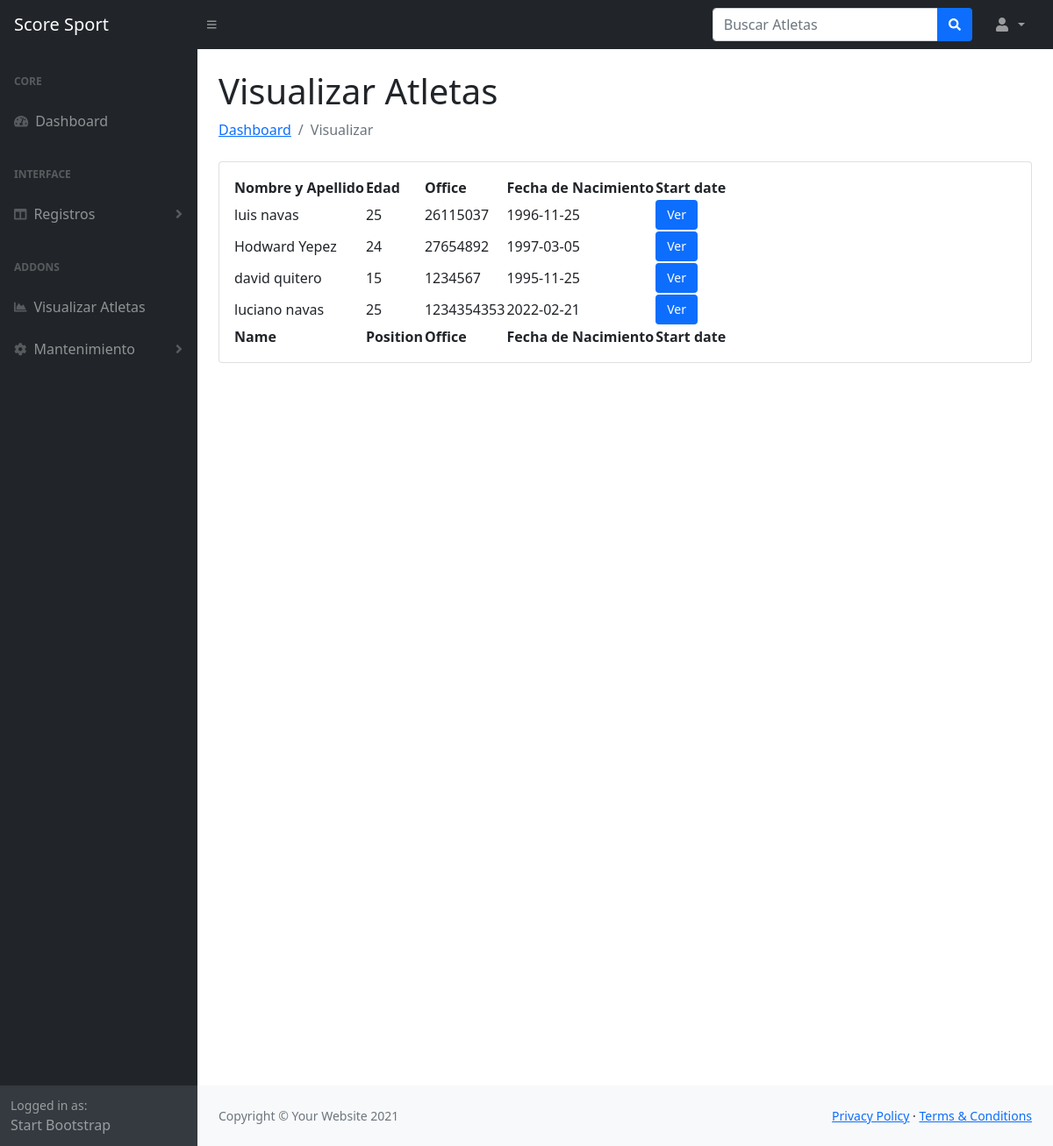
/view/admin/charts.php (signed in), run on the app's committed database.
### tables this page shows
CREATE TABLE `dataprimaryathletes` (
  `idatletas` int(11) NOT NULL,
  `name` varchar(150) NOT NULL,
  `lastname` varchar(150) NOT NULL,
  `age` varchar(150) NOT NULL,
  `dateofbirth` varchar(150) NOT NULL,
  `code` varchar(150) NOT NULL,
  `ci` varchar(150) NOT NULL
);

### view/admin/charts.php (the view, shortened to what this page needs)
<?php
include('library/conn.php');
?>
<!DOCTYPE html>
<html lang="en">
<head>
    <link href="https://cdn.jsdelivr.net/npm/simple-datatables@latest/dist/style.css" rel="stylesheet" />
    <link href="css/styles.css" rel="stylesheet" />
    <link rel="stylesheet" href="css/modal-bootstrap.css">
</head>
<body>
    <?php
    include('library/nav.php');
    ?>
    <div id="layoutSidenav">
        <?php
        include('library/navbar.php');
        ?>
        <div id="layoutSidenav_content">
            <main>
                <div class="container-fluid px-4">
                    <h1 class="mt-4">Visualizar Atletas</h1>
                    <ol class="breadcrumb mb-4">
                        <li class="breadcrumb-item"><a href="index.php">Dashboard</a></li>
                        <li class="breadcrumb-item active">Visualizar</li>
                    </ol>
                    <div class="card mb-4">
                        <div class="card-body">
                            <div class="signup-form-container">
                                <table id="datatablesSimple">
                                    <thead>
                                        <tr>
                                            <th>Nombre y Apellido</th>
                                            <th>Edad</th>
                                            <th>Office</th>
                                            <th>Fecha de Nacimiento</th>
                                            <th>Start date</th>
                                        </tr>
                                    </thead>
                                    <tfoot>
                                        <tr>
                                            <th>Name</th>
                                            <th>Position</th>
                                            <th>Office</th>
                                            <th>Fecha de Nacimiento</th>
                                            <th>Start date</th>
                                        </tr>
                                    </tfoot>
                                    <tbody>
                                        <?php
                                        $result = $conn->query("SELECT * FROM `dataprimaryathletes`");
                                        while ($mem = mysqli_fetch_assoc($result)) :
                                            echo '<tr>';
                                            echo '<td>' . $mem['name'] . ' ' . $mem['lastname'] . '</td>';
                                            echo '<td>' . $mem['age'] . '</td>';
                                            echo '<td>' . $mem['ci'] . '</td>';
                                            echo '<td>' . $mem['dateofbirth'] . '</td>';
                                            echo '<td>
                                        <a class="btn btn-small btn-primary" href="verperfil.php?cod='.$mem['ci'].'&name='.$mem['name'].'">Ver</a>
                                     </td>';
                                            echo '</tr>';
                                        endwhile;
                                        ?>
                                    </tbody>
                                </table>
                            </div>
                        </div>
                    </div>
                    <div style="height: 100vh"></div>
                </div>
            </main>
            <?php
            include('library/footer.php');
            ?>
        </div>
    </div>
</body>
</html>

### view/admin/library/nav.php (shortened to what this page needs)
<nav class="sb-topnav navbar navbar-expand navbar-dark bg-dark">
    <a class="navbar-brand ps-3" href="index.php">Score Sport</a>
    <button class="btn btn-link btn-sm order-1 order-lg-0 me-4 me-lg-0" id="sidebarToggle" href="#!"><i class="fas fa-bars"></i></button>
    <form class="d-none d-md-inline-block form-inline ms-auto me-0 me-md-3 my-2 my-md-0">
        <div class="input-group">
            <input class="form-control" type="text" placeholder="Buscar Atletas" aria-label="Buscar Atletas" aria-describedby="btnNavbarSearch" />
            <button class="btn btn-primary" id="btnNavbarSearch" type="button"><i class="fas fa-search"></i></button>
        </div>
    </form>
    <ul class="navbar-nav ms-auto ms-md-0 me-3 me-lg-4">
        <li class="nav-item dropdown">
            <a class="nav-link dropdown-toggle" id="navbarDropdown" href="#" role="button" data-bs-toggle="dropdown" aria-expanded="false">
                <i class="fas fa-user fa-fw"></i>
            </a>
        </li>
    </ul>
</nav>

### view/admin/library/navbar.php (shortened to what this page needs)
<div id="layoutSidenav_nav">
    <nav class="sb-sidenav accordion sb-sidenav-dark" id="sidenavAccordion">
        <div class="sb-sidenav-menu">
            <div class="nav">
                <div class="sb-sidenav-menu-heading">Core</div>
                <a class="nav-link" href="index.php">
                    <div class="sb-nav-link-icon"><i class="fas fa-tachometer-alt"></i></div>
                    Dashboard
                </a>
                <div class="sb-sidenav-menu-heading">Interface</div>
                <a class="nav-link collapsed" href="#" data-bs-toggle="collapse" data-bs-target="#collapseLayouts" aria-expanded="false" aria-controls="collapseLayouts">
                    <div class="sb-nav-link-icon"><i class="fas fa-columns"></i></div>
                    Registros
                    <div class="sb-sidenav-collapse-arrow"><i class="fas fa-angle-down"></i></div>
                </a>
                <div class="sb-sidenav-menu-heading">Addons</div>
                <a class="nav-link" href="charts.php">
                    <div class="sb-nav-link-icon"><i class="fas fa-chart-area"></i></div>
                    Visualizar Atletas
                </a>
                <a class="nav-link collapsed" href="#" data-bs-toggle="collapse" data-bs-target="#mantenimiento" aria-expanded="false" aria-controls="mantenimiento">
                    <div class="sb-nav-link-icon"><i class="fas fa-cog"></i></div>
                    Mantenimiento
                    <div class="sb-sidenav-collapse-arrow"><i class="fas fa-angle-down"></i></div>
                </a>
            </div>
        </div>
        <div class="sb-sidenav-footer">
            <div class="small">Logged in as:</div>
            Start Bootstrap
        </div>
    </nav>
</div>

### view/admin/library/footer.php
<footer class="py-4 bg-light mt-auto">
    <div class="container-fluid px-4">
        <div class="d-flex align-items-center justify-content-between small">
            <div class="text-muted">Copyright &copy; Your Website 2021</div>
            <div>
                <a href="#">Privacy Policy</a>
                &middot;
                <a href="#">Terms &amp; Conditions</a>
            </div>
        </div>
    </div>
</footer>

### data on the page
dataprimaryathletes: name "luis", lastname "navas", age "25", ci "26115037", dateofbirth "1996-11-25"
dataprimaryathletes: name "Hodward", lastname "Yepez", age "24", ci "27654892", dateofbirth "1997-03-05"
dataprimaryathletes: name "david", lastname "quitero", age "15", ci "1234567", dateofbirth "1995-11-25"
dataprimaryathletes: name "luciano", lastname "navas", age "25", ci "1234354353", dateofbirth "2022-02-21"
